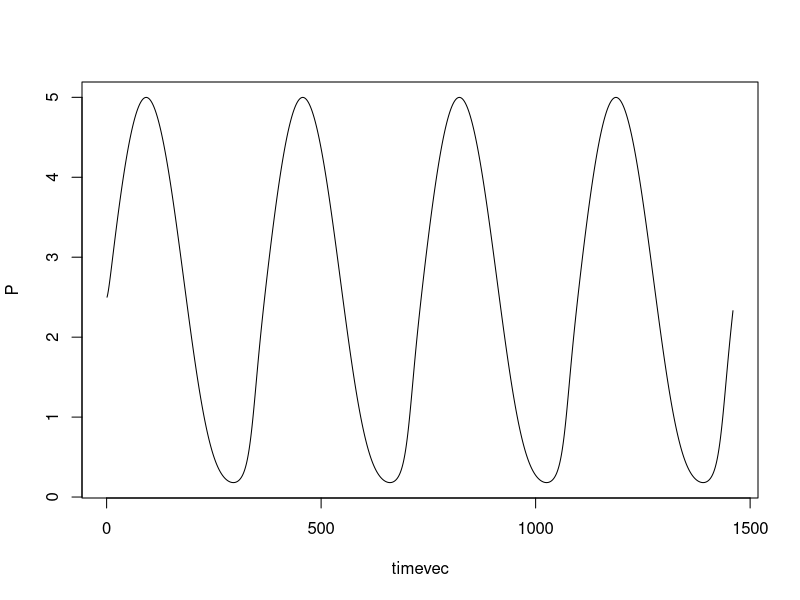
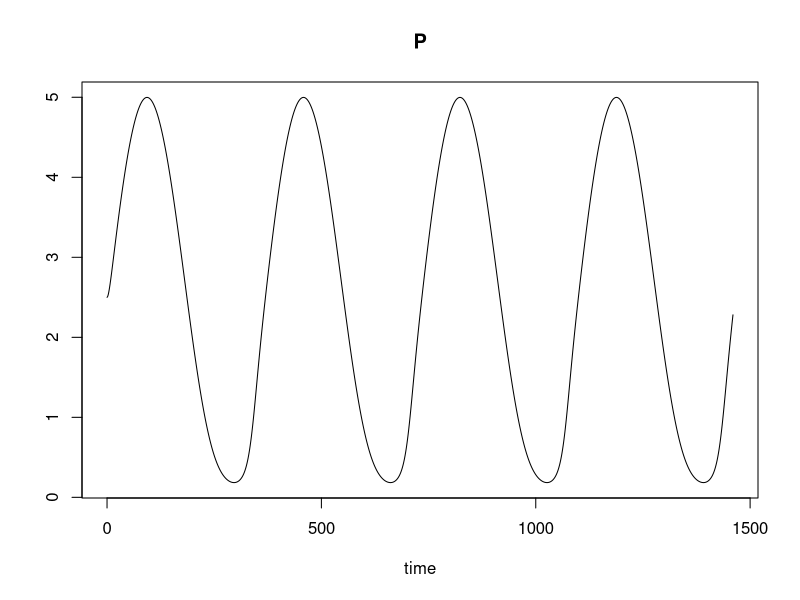
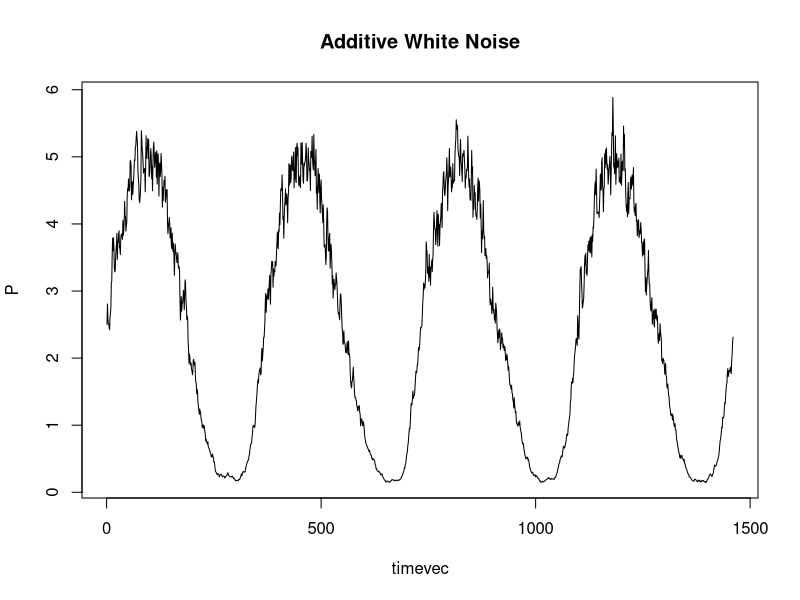
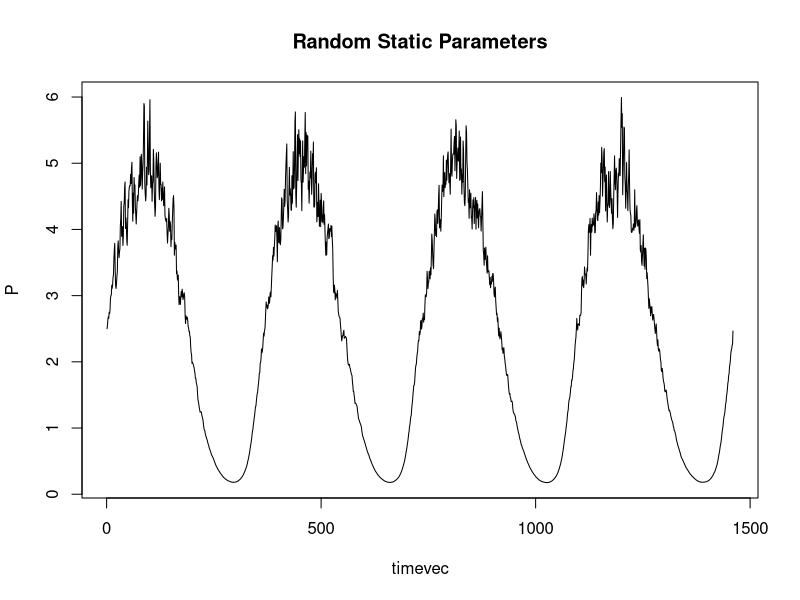
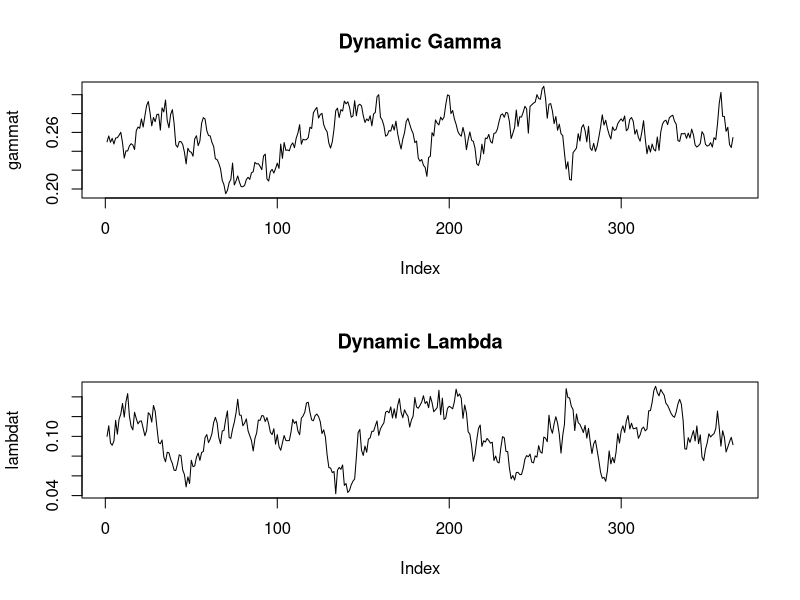
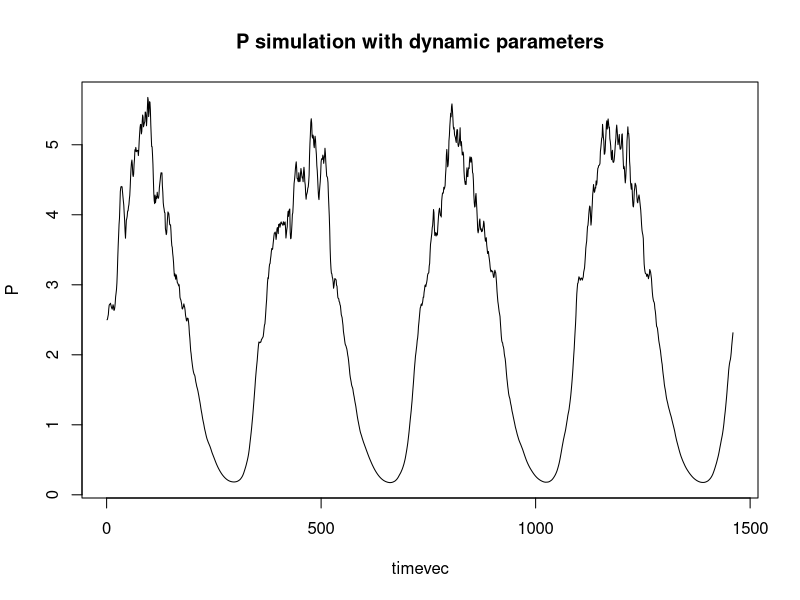
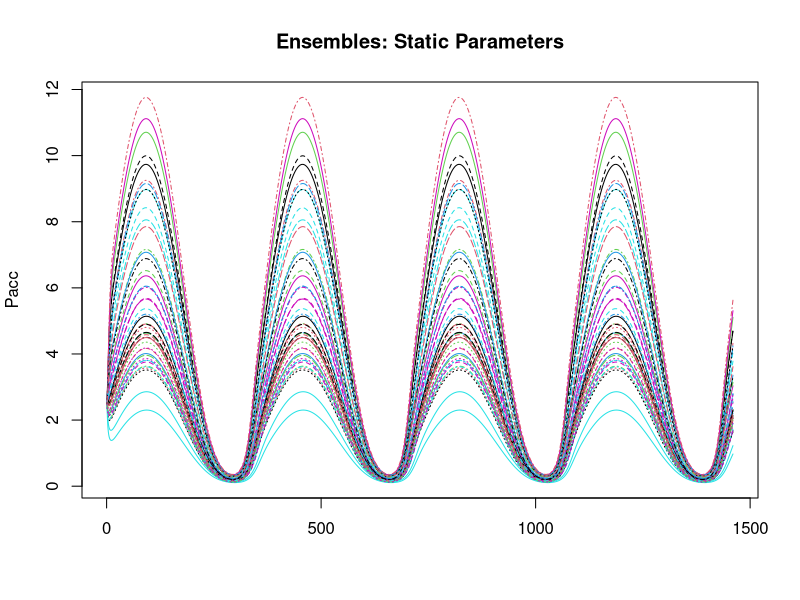
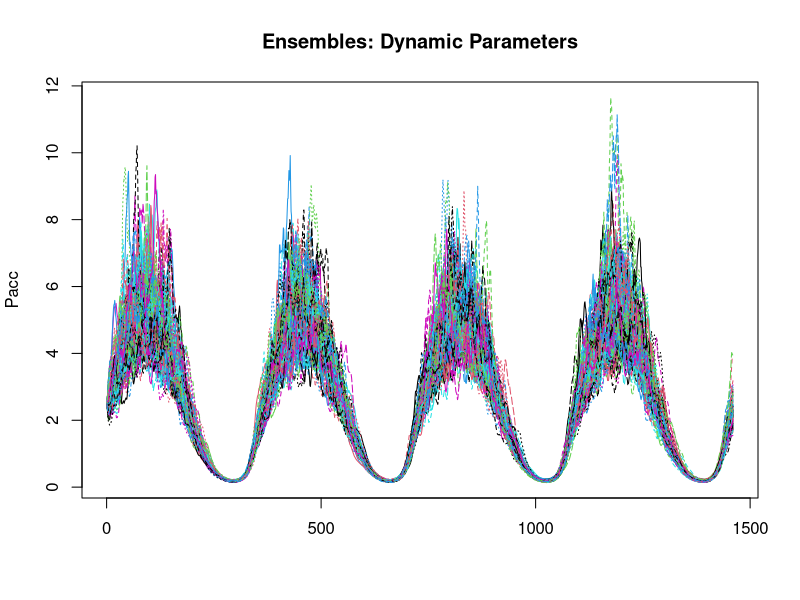

Source code (R) for these figures, in order:
## ---- chunk 1
# PURPOSE: simulate from the univariate plankton model
# Illustrate: 
# - discretization and numerical solution (and built-in ODE solvers) 
# - adding stichasticity (additive white noise, stochastic parameters)
# - realization and ensembles for time series models 

rm(list=ls())

#############
# SET UP 

set.seed(7) # set random number seed if desired 

T <- 365*4 # set duration of simulaton in days
dt <- 1 # set time step (here 1 day)
nt <- T*dt # determine model steps needed

gamma <- 0.25  # growth parameter
lambda <- 0.1 # mortality/loss parameter
om <- 2*pi/365 # annual frequency 

################
## ---- chunk 2
P=array(NA,nt) # accumulator for state vector
P[1] <- 2.5 # initial condition

 for (k in 2:nt){
    time <- k*dt
    P[k]=P[k-1]+dt*(gamma*(1+sin(om*time))*P[k-1] - lambda*P[k-1]^2);
	}
## ---- chunk 3
options(repr.plot.width=5, repr.plot.height=4)
par(mfrow=c(1,1))
timevec=seq(dt,dt*nt,dt)
plot(timevec,P,type="l")
## ---- chunk 4
library(deSolve)

# ODE solver function
Pgrowth <- function(t, state, parameters) {
  with(as.list(c(state, parameters)), {
    dP <- gamma*(1+sin(om*t))*P - lambda*P^2
    list(c(dP))
  })
}
## ---- chunk 5
# implementation 
theta <- c(gamma = .25, lambda = .1) # parameters, need to be named
state <- c(P = 2.5) # intial condition
times <- seq(0, T, by = 1) # output times
# call ODE function
out <- ode(y = state, times = times, func = Pgrowth, parms = theta)
plot(out) # plot the ODE object
## ---- chunk 6
###############
# STOCHASTICITY - SINGLE REALIZATIONS

# (1) adding stochasticit using additive, signal-scaled white noise

# accumulator for state vector
P=array(NA,nt)
P[1] <- 2.5

for (k in 2:nt){
  time <- k*dt
  noise <- sqrt(dt)*0.05*P[k-1]*rnorm(1)
  P[k]=P[k-1]+dt*(gamma*(1+sin(om*time))*P[k-1] - lambda*P[k-1]^2)+ noise;
}

## ---- chunk 7
timevec=seq(dt,dt*nt,dt)
plot(timevec,P,type="l", main="Additive White Noise")
## ---- chunk 8
P=array(NA,nt)
P[1] <- 2.5

for (k in 2:nt){
  time <- k*dt
  gammas <- rlnorm(1,log(.25),0.05)
  lambdas <- runif(1,.08,0.12)
  P[k]=P[k-1]+dt*(gammas*(1+sin(om*time))*P[k-1] - lambdas*P[k-1]^2);
}

timevec=seq(dt,dt*nt,dt)
plot(timevec,P,type="l", main="Random Static Parameters")
## ---- chunk 9
# Approach 2: parameters are dynamic, follow stochastic process AR(1)

# create dynamical parameters 
nday <- 365
dgamma <- array(NA,nday)
dgamma[1] <- 0
dlambda<- array(NA,nday)
dlambda[1] <- 0

for (k in 2:nday){
dgamma[k] <- 0.9*dgamma[k-1]+0.01*rnorm(1)
dlambda[k] <- 0.95*dlambda[k-1]+0.01*rnorm(1)
}

gammat=gamma+dgamma
lambdat=lambda+dlambda
## ---- chunk 10
options(repr.plot.width=6, repr.plot.height=6)
par(mfrow=c(2,1))
plot(gammat, type="l", main="Dynamic Gamma")  
plot(lambdat, type="l", main="Dynamic Lambda") 
## ---- chunk 11
# use these time-varying parameters in simulation
P=array(NA,nt)
P[1] <- 2.5
dgamma <- 0
dlambda <- 0

for (k in 2:nt){
  time <- k*dt
  dgamma <- 0.9*dgamma+0.01*rnorm(1)
  dlambda <- 0.95*dlambda+0.001*rnorm(1)  
  P[k]=P[k-1]+dt*((gamma+dgamma)*(1+sin(om*time))*P[k-1] - (lambda+dlambda)*P[k-1]^2);
}

## ---- chunk 12
options(repr.plot.width=6, repr.plot.height=4)
timevec=seq(dt,dt*nt,dt)
par(mfrow=c(1,1))
plot(timevec,P,type="l", main="P simulation with dynamic parameters")
## ---- chunk 13
##### ENSEMBLES ########

###########
# Approach 1: parameters follow pdf, one parameter set per realization

nr <- 50
Pacc=array(NA,dim=c(nt,nr))

P=array(NA,nt)
P[1] <- 2.5

for (ir in 1:nr){
  gammas <- rlnorm(1,log(.25),0.2)
  lambdas <- runif(1,.05,0.15)  
    for (k in 2:nt){
      time <- k*dt
      P[k]=P[k-1]+dt*(gammas*(1+sin(om*time))*P[k-1] - lambdas*P[k-1]^2);
    }
    
    Pacc[,ir]=P
}

## ---- chunk 14
par(mfrow=c(1,1))  
timevec=seq(dt,dt*nt,dt)
matplot(Pacc,type="l", main="Ensembles: Static Parameters")
## ---- chunk 15
###########
# Approach 2: parameters are dynamic (AR)
# create ensembles

nr <- 100
Pacc=array(NA,dim=c(nt,nr))

P=array(NA,nt)
P[1] <- 2.5
dgamma <- 0
dlambda <- 0

for (ir in 1:nr){
  for (k in 2:nt){
    time <- k*dt
    dgamma <- 0.9*dgamma+0.01*rnorm(1)
    dlambda <- 0.95*dlambda+0.005*rnorm(1)  
    P[k]=P[k-1]+dt*((gamma+dgamma)*(1+sin(om*time))*P[k-1] - (lambda+dlambda)*P[k-1]^2);
  }
  Pacc[,ir]=P
}
## ---- chunk 16
par(mfrow=c(1,1))
timevec=seq(dt,dt*nt,dt)
matplot(Pacc,type="l", main="Ensembles: Dynamic Parameters")
## ---- chunk 17
####################
# VISUALIZATION AND SUMMARY STATS

# statistics of samples

# medians (for each time)
Pmed <- apply(Pacc,1,median)

# quantiles 
upper <- function(x) quantile(x,.75)
Pupper <- apply(Pacc,1,upper)

lower <- function(x) quantile(x,.25)
Plower <- apply(Pacc,1,lower)

# subsample on coarser time interval (to aid in visualization)

idx <- seq(1,365,15)
matplot(idx, Pacc[idx,],type="p", pch=19, col="black", cex=0.5, main="Ensemble Stats: median and inter-quartile range")
points(idx,Pmed[idx], pch=19, cex=1, col="red")
arrows(idx, Plower[idx], idx, Pupper[idx], length=0.05, angle=90, code=3, col="red",lwd=2)
#segments(idx, Plower[idx], idx, Pupper[idx])
